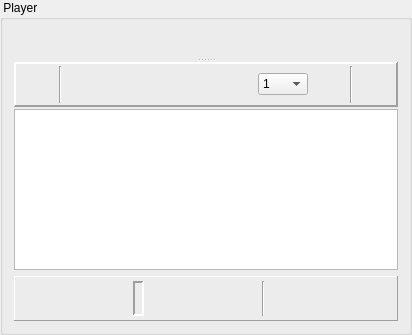
        <widget class="QGroupBox" name="groupPlayer">
         <property name="title">
          <string> Player </string>
         </property>
         <layout class="QVBoxLayout" name="verticalLayout_5">
          <item>
           <widget class="QSplitter" name="hSplitterPlayer">
            <property name="styleSheet">
             <string notr="true">QSplitter#hSplitterPlayer::handle {
   image: url(:/png/h_split);
}

QSplitter#hSplitterPlayer::handle:horizontal {
   width: 5px;
}

QSplitter#hSplitterPlayer::handle:vertical {
   height: 5px;
}

QSplitter#hSplitterPlayer::handle:hover {
   image: url(:/png/h_split_hover);
}

QSplitter#hSplitterPlayer::handle:pressed {
   image: url(:/png/h_split_pressed);
}
</string>
            </property>
            <property name="orientation">
             <enum>Qt::Vertical</enum>
            </property>
            <widget class="CPlayer" name="player" native="true"/>
            <widget class="QWidget" name="layoutWidget">
             <layout class="QVBoxLayout" name="vLayoutPlayInfo" stretch="0,80">
              <property name="spacing">
               <number>2</number>
              </property>
              <item>
               <widget class="QFrame" name="frameTimerInfo">
                <property name="minimumSize">
                 <size>
                  <width>0</width>
                  <height>45</height>
                 </size>
                </property>
                <property name="styleSheet">
                 <string notr="true">QFrame#frameTimerInfo {
background-color: qlineargradient(spread:pad, x1:0, y1:0, x2:0, y2:1, stop:0 #ccc, 	stop:0.7 #555, stop:1 #bbb);
border-left: 1px solid #eee;
border-right: 1px solid #666;
border-bottom: 1px solid #666;
border-top: 0px;
};</string>
                </property>
                <property name="frameShape">
                 <enum>QFrame::Panel</enum>
                </property>
                <property name="frameShadow">
                 <enum>QFrame::Raised</enum>
                </property>
                <property name="lineWidth">
                 <number>2</number>
                </property>
                <layout class="QHBoxLayout" name="horizontalLayout_2">
                 <property name="spacing">
                  <number>4</number>
                 </property>
                 <property name="leftMargin">
                  <number>5</number>
                 </property>
                 <property name="topMargin">
                  <number>2</number>
                 </property>
                 <property name="rightMargin">
                  <number>5</number>
                 </property>
                 <property name="bottomMargin">
                  <number>2</number>
                 </property>
                 <item>
                  <widget class="QPushButton" name="pushLive">
                   <property name="maximumSize">
                    <size>
                     <width>34</width>
                     <height>34</height>
                    </size>
                   </property>
                   <property name="toolTip">
                    <string>Show Live!</string>
                   </property>
                   <property name="text">
                    <string/>
                   </property>
                   <property name="icon">
                    <iconset resource="../vlc-record.qrc">
                     <normaloff>:/app/live</normaloff>:/app/live</iconset>
                   </property>
                   <property name="iconSize">
                    <size>
                     <width>32</width>
                     <height>32</height>
                    </size>
                   </property>
                   <property name="flat">
                    <bool>true</bool>
                   </property>
                  </widget>
                 </item>
                 <item>
                  <widget class="Line" name="line_4">
                   <property name="orientation">
                    <enum>Qt::Vertical</enum>
                   </property>
                  </widget>
                 </item>
                 <item>
                  <widget class="QPushButton" name="pushPlay">
                   <property name="maximumSize">
                    <size>
                     <width>34</width>
                     <height>34</height>
                    </size>
                   </property>
                   <property name="toolTip">
                    <string>Play selected Channel</string>
                   </property>
                   <property name="text">
                    <string/>
                   </property>
                   <property name="icon">
                    <iconset resource="../common.qrc">
                     <normaloff>:/app/play</normaloff>:/app/play</iconset>
                   </property>
                   <property name="iconSize">
                    <size>
                     <width>32</width>
                     <height>32</height>
                    </size>
                   </property>
                   <property name="autoDefault">
                    <bool>false</bool>
                   </property>
                   <property name="flat">
                    <bool>true</bool>
                   </property>
                  </widget>
                 </item>
                 <item>
                  <widget class="QPushButton" name="pushRecord">
                   <property name="maximumSize">
                    <size>
                     <width>34</width>
                     <height>34</height>
                    </size>
                   </property>
                   <property name="toolTip">
                    <string>Record selected Channel</string>
                   </property>
                   <property name="text">
                    <string/>
                   </property>
                   <property name="icon">
                    <iconset resource="../common.qrc">
                     <normaloff>:/app/record</normaloff>:/app/record</iconset>
                   </property>
                   <property name="iconSize">
                    <size>
                     <width>32</width>
                     <height>32</height>
                    </size>
                   </property>
                   <property name="autoDefault">
                    <bool>false</bool>
                   </property>
                   <property name="flat">
                    <bool>true</bool>
                   </property>
                  </widget>
                 </item>
                 <item>
                  <widget class="QPushButton" name="pushStop">
                   <property name="enabled">
                    <bool>false</bool>
                   </property>
                   <property name="minimumSize">
                    <size>
                     <width>0</width>
                     <height>0</height>
                    </size>
                   </property>
                   <property name="maximumSize">
                    <size>
                     <width>34</width>
                     <height>34</height>
                    </size>
                   </property>
                   <property name="toolTip">
                    <string>Stop VLC ...</string>
                   </property>
                   <property name="text">
                    <string/>
                   </property>
                   <property name="icon">
                    <iconset resource="../common.qrc">
                     <normaloff>:/app/stop</normaloff>:/app/stop</iconset>
                   </property>
                   <property name="iconSize">
                    <size>
                     <width>32</width>
                     <height>32</height>
                    </size>
                   </property>
                   <property name="autoDefault">
                    <bool>false</bool>
                   </property>
                   <property name="flat">
                    <bool>true</bool>
                   </property>
                  </widget>
                 </item>
                 <item>
                  <spacer name="horizontalSpacer_4">
                   <property name="orientation">
                    <enum>Qt::Horizontal</enum>
                   </property>
                   <property name="sizeHint" stdset="0">
                    <size>
                     <width>40</width>
                     <height>20</height>
                    </size>
                   </property>
                  </spacer>
                 </item>
                 <item>
                  <widget class="QPushButton" name="pushBwd">
                   <property name="enabled">
                    <bool>false</bool>
                   </property>
                   <property name="maximumSize">
                    <size>
                     <width>34</width>
                     <height>34</height>
                    </size>
                   </property>
                   <property name="toolTip">
                    <string>Jump Backward</string>
                   </property>
                   <property name="text">
                    <string/>
                   </property>
                   <property name="icon">
                    <iconset resource="../common.qrc">
                     <normaloff>:/app/bwd</normaloff>:/app/bwd</iconset>
                   </property>
                   <property name="iconSize">
                    <size>
                     <width>32</width>
                     <height>32</height>
                    </size>
                   </property>
                   <property name="flat">
                    <bool>true</bool>
                   </property>
                  </widget>
                 </item>
                 <item>
                  <widget class="QComboBox" name="cbxTimeJumpVal">
                   <property name="minimumSize">
                    <size>
                     <width>50</width>
                     <height>0</height>
                    </size>
                   </property>
                   <property name="toolTip">
                    <string>Time Jump Value in minutes</string>
                   </property>
                   <item>
                    <property name="text">
                     <string>1</string>
                    </property>
                   </item>
                   <item>
                    <property name="text">
                     <string>2</string>
                    </property>
                   </item>
                   <item>
                    <property name="text">
                     <string>3</string>
                    </property>
                   </item>
                   <item>
                    <property name="text">
                     <string>4</string>
                    </property>
                   </item>
                   <item>
                    <property name="text">
                     <string>5</string>
                    </property>
                   </item>
                   <item>
                    <property name="text">
                     <string>10</string>
                    </property>
                   </item>
                  </widget>
                 </item>
                 <item>
                  <widget class="QPushButton" name="pushFwd">
                   <property name="enabled">
                    <bool>false</bool>
                   </property>
                   <property name="maximumSize">
                    <size>
                     <width>34</width>
                     <height>34</height>
                    </size>
                   </property>
                   <property name="toolTip">
                    <string>Jump Forward</string>
                   </property>
                   <property name="text">
                    <string/>
                   </property>
                   <property name="icon">
                    <iconset resource="../common.qrc">
                     <normaloff>:/app/fwd</normaloff>:/app/fwd</iconset>
                   </property>
                   <property name="iconSize">
                    <size>
                     <width>32</width>
                     <height>32</height>
                    </size>
                   </property>
                   <property name="flat">
                    <bool>true</bool>
                   </property>
                  </widget>
                 </item>
                 <item>
                  <widget class="Line" name="line_2">
                   <property name="orientation">
                    <enum>Qt::Vertical</enum>
                   </property>
                  </widget>
                 </item>
                 <item>
                  <widget class="QPushButton" name="pushTimerRec">
                   <property name="maximumSize">
                    <size>
                     <width>34</width>
                     <height>34</height>
                    </size>
                   </property>
                   <property name="toolTip">
                    <string>Timer Record</string>
                   </property>
                   <property name="text">
                    <string/>
                   </property>
                   <property name="icon">
                    <iconset resource="../common.qrc">
                     <normaloff>:/app/timerrec</normaloff>:/app/timerrec</iconset>
                   </property>
                   <property name="iconSize">
                    <size>
                     <width>32</width>
                     <height>32</height>
                    </size>
                   </property>
                   <property name="autoDefault">
                    <bool>false</bool>
                   </property>
                   <property name="flat">
                    <bool>true</bool>
                   </property>
                  </widget>
                 </item>
                </layout>
               </widget>
              </item>
              <item>
               <widget class="CEpgBrowser" name="textEpgShort">
                <property name="whatsThis">
                 <string>Short EPG</string>
                </property>
               </widget>
              </item>
             </layout>
            </widget>
           </widget>
          </item>
          <item>
           <widget class="QFrame" name="frameProgBtns">
            <property name="minimumSize">
             <size>
              <width>0</width>
              <height>45</height>
             </size>
            </property>
            <property name="styleSheet">
             <string notr="true">QFrame#frameProgBtns {
background-color: qlineargradient(spread:pad, x1:0, y1:0, x2:0, y2:1, stop:0 #ccc, 	stop:0.7 #555, stop:1 #bbb);
border-left: 1px solid #eee;
border-right: 1px solid #666;
border-bottom: 1px solid #666;
border-top: 0px;
};</string>
            </property>
            <property name="frameShape">
             <enum>QFrame::Panel</enum>
            </property>
            <property name="frameShadow">
             <enum>QFrame::Raised</enum>
            </property>
            <property name="lineWidth">
             <number>1</number>
            </property>
            <layout class="QHBoxLayout" name="horizontalLayout">
             <property name="spacing">
              <number>4</number>
             </property>
             <property name="margin">
              <number>4</number>
             </property>
             <item>
              <spacer name="horizontalSpacer">
               <property name="orientation">
                <enum>Qt::Horizontal</enum>
               </property>
               <property name="sizeHint" stdset="0">
                <size>
                 <width>40</width>
                 <height>20</height>
                </size>
               </property>
              </spacer>
             </item>
             <item>
              <widget class="CLCDDisplay" name="labState">
               <property name="frameShape">
                <enum>QFrame::Panel</enum>
               </property>
               <property name="frameShadow">
                <enum>QFrame::Sunken</enum>
               </property>
               <property name="lineWidth">
                <number>2</number>
               </property>
               <property name="text">
                <string/>
               </property>
               <property name="pixmap">
                <pixmap resource="../lcd.qrc">:/lcd/blank</pixmap>
               </property>
               <property name="alignment">
                <set>Qt::AlignRight|Qt::AlignTrailing|Qt::AlignVCenter</set>
               </property>
              </widget>
             </item>
             <item>
              <spacer name="horizontalSpacer_3">
               <property name="orientation">
                <enum>Qt::Horizontal</enum>
               </property>
               <property name="sizeHint" stdset="0">
                <size>
                 <width>40</width>
                 <height>20</height>
                </size>
               </property>
              </spacer>
             </item>
             <item>
              <widget class="Line" name="line">
               <property name="orientation">
                <enum>Qt::Vertical</enum>
               </property>
              </widget>
             </item>
             <item>
              <widget class="QPushButton" name="pushHelp">
               <property name="minimumSize">
                <size>
                 <width>28</width>
                 <height>28</height>
                </size>
               </property>
               <property name="maximumSize">
                <size>
                 <width>28</width>
                 <height>28</height>
                </size>
               </property>
               <property name="toolTip">
                <string>Help</string>
               </property>
               <property name="text">
                <string/>
               </property>
               <property name="icon">
                <iconset resource="../common.qrc">
                 <normaloff>:/app/help</normaloff>:/app/help</iconset>
               </property>
               <property name="iconSize">
                <size>
                 <width>24</width>
                 <height>24</height>
                </size>
               </property>
               <property name="autoDefault">
                <bool>false</bool>
               </property>
               <property name="flat">
                <bool>true</bool>
               </property>
              </widget>
             </item>
             <item>
              <widget class="QPushButton" name="pushSettings">
               <property name="minimumSize">
                <size>
                 <width>28</width>
                 <height>28</height>
                </size>
               </property>
               <property name="maximumSize">
                <size>
                 <width>28</width>
                 <height>28</height>
                </size>
               </property>
               <property name="toolTip">
                <string>Settings</string>
               </property>
               <property name="text">
                <string/>
               </property>
               <property name="icon">
                <iconset resource="../common.qrc">
                 <normaloff>:/app/settings</normaloff>:/app/settings</iconset>
               </property>
               <property name="iconSize">
                <size>
                 <width>24</width>
                 <height>24</height>
                </size>
               </property>
               <property name="autoDefault">
                <bool>false</bool>
               </property>
               <property name="flat">
                <bool>true</bool>
               </property>
              </widget>
             </item>
             <item>
              <widget class="QPushButton" name="pushAbout">
               <property name="minimumSize">
                <size>
                 <width>28</width>
                 <height>28</height>
                </size>
               </property>
               <property name="maximumSize">
                <size>
                 <width>28</width>
                 <height>28</height>
                </size>
               </property>
               <property name="toolTip">
                <string>About ...</string>
               </property>
               <property name="text">
                <string/>
               </property>
               <property name="icon">
                <iconset resource="../common.qrc">
                 <normaloff>:/app/info</normaloff>:/app/info</iconset>
               </property>
               <property name="iconSize">
                <size>
                 <width>24</width>
                 <height>24</height>
                </size>
               </property>
               <property name="autoDefault">
                <bool>false</bool>
               </property>
               <property name="flat">
                <bool>true</bool>
               </property>
              </widget>
             </item>
             <item>
              <widget class="QPushButton" name="pushQuit">
               <property name="minimumSize">
                <size>
                 <width>28</width>
                 <height>28</height>
                </size>
               </property>
               <property name="maximumSize">
                <size>
                 <width>28</width>
                 <height>28</height>
                </size>
               </property>
               <property name="toolTip">
                <string>Quit</string>
               </property>
               <property name="text">
                <string/>
               </property>
               <property name="icon">
                <iconset resource="../common.qrc">
                 <normaloff>:/app/quit</normaloff>:/app/quit</iconset>
               </property>
               <property name="iconSize">
                <size>
                 <width>24</width>
                 <height>24</height>
                </size>
               </property>
               <property name="autoDefault">
                <bool>false</bool>
               </property>
               <property name="flat">
                <bool>true</bool>
               </property>
              </widget>
             </item>
            </layout>
           </widget>
          </item>
         </layout>
        </widget>
